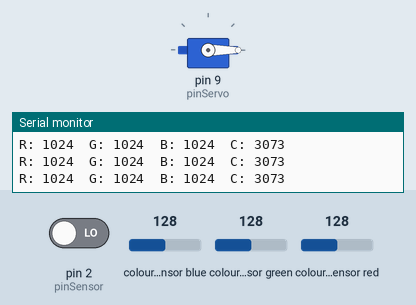
Bench run of a program on a simulated Arduino Uno, built with avr-gcc and run on an emulated ATmega328P. On the bench: servo, the last lines printed to the serial monitor. Inputs (shaded band) come from the test bench; at power-on: pin 2 (pinSensor) LOW, colour sensor blue 128, colour sensor green 128, colour sensor red 128.

Above: at 1.2 s.
1.3 s: pin 2 (pinSensor) driven HIGH
At 7.1 s:
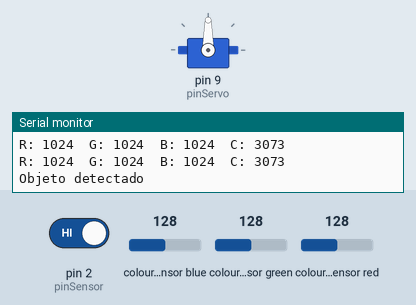
Timing chart, 0 to 8.9 s (numbered marks = the images above; inputs shaded):
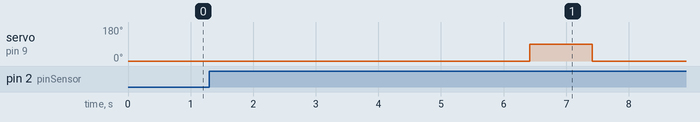

The program:

main.c
```c
#include <Wire.h>
#include <Servo.h>
#include "Adafruit_TCS34725.h"

//--------------------- Pines ---------------------
const int pinSensor = 2;
const int pinServo = 9;

//--------------------- Servo ---------------------
Servo servo;

//--------------------- Sensor de Color ---------------------
Adafruit_TCS34725 tcs = Adafruit_TCS34725(
TCS34725_INTEGRATIONTIME_50MS,
TCS34725_GAIN_4X
);

//--------------------- Variables ---------------------
bool activado = false;

void setup() {

	Serial.begin(9600);

	pinMode(pinSensor, INPUT);

	servo.attach(pinServo);
	servo.write(0);

	// Inicializar sensor de color
	if (tcs.begin()) {
		Serial.println("Sensor TCS34725 encontrado.");
		} else {
		Serial.println("No se encontro el TCS34725.");
		while (1);
	}
}

void loop() {

	//------------------ Lectura del sensor de color ------------------

	uint16_t r, g, b, c;

	tcs.getRawData(&r, &g, &b, &c);

	Serial.print("R: ");
	Serial.print(r);

	Serial.print("  G: ");
	Serial.print(g);

	Serial.print("  B: ");
	Serial.print(b);

	Serial.print("  C: ");
	Serial.println(c);

	//------------------ Sensor de proximidad ------------------

	if (digitalRead(pinSensor) == HIGH && !activado) {

		Serial.println("Objeto detectado");

		delay(5000);

		servo.write(90);
		delay(1000);
		servo.write(0);

		activado = true;
	}

	if (digitalRead(pinSensor) == LOW) {
		activado = false;
	}

	delay(100);   // Lectura del sensor de color cada 100 ms
}
```

Measured:
- after the input at 1.3 s, servo on pin 9 (pinServo): 0° → 90° after 5.1 s, → 0° 1.0 s later
